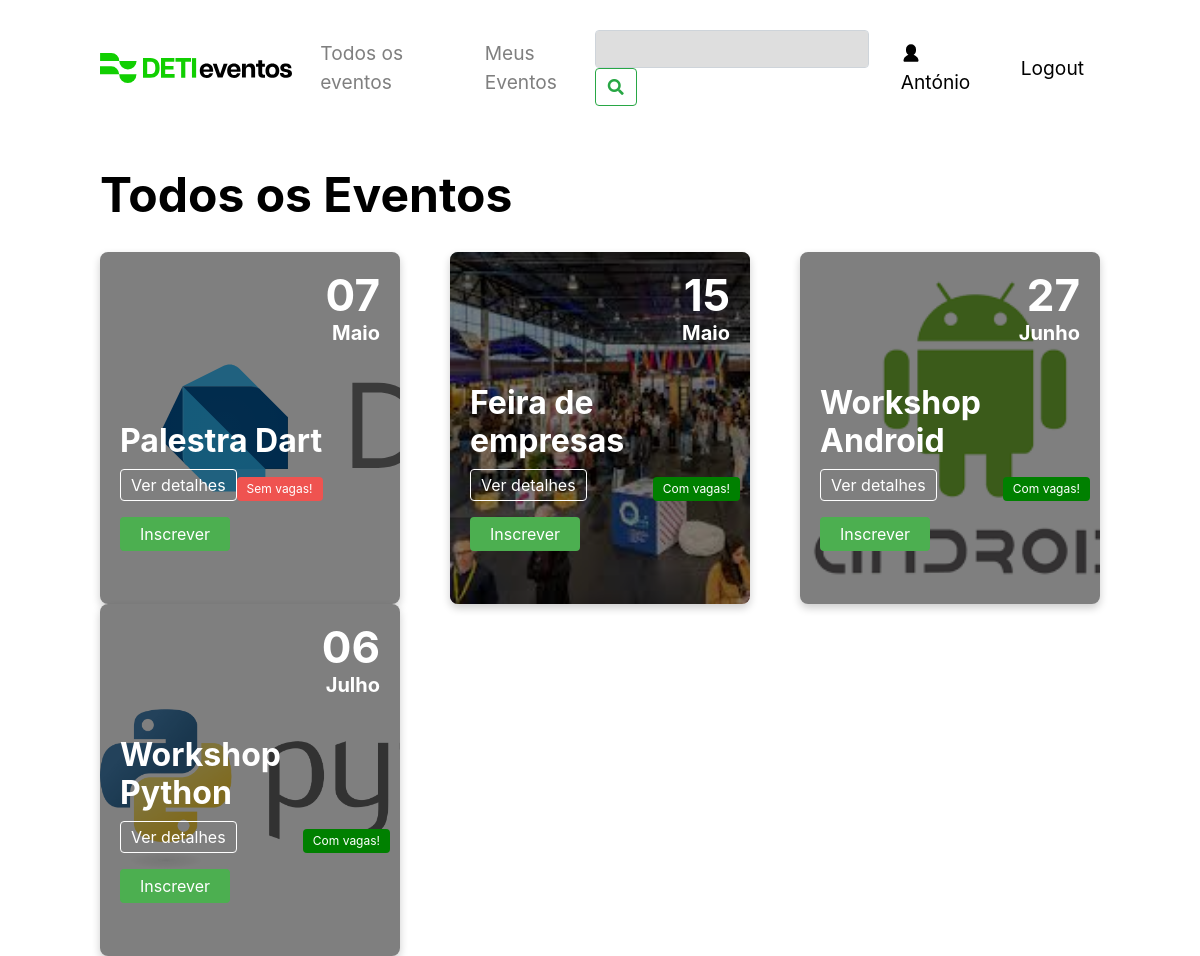
/todos_os_eventos (signed in), run on an earlier commit of the app's database.
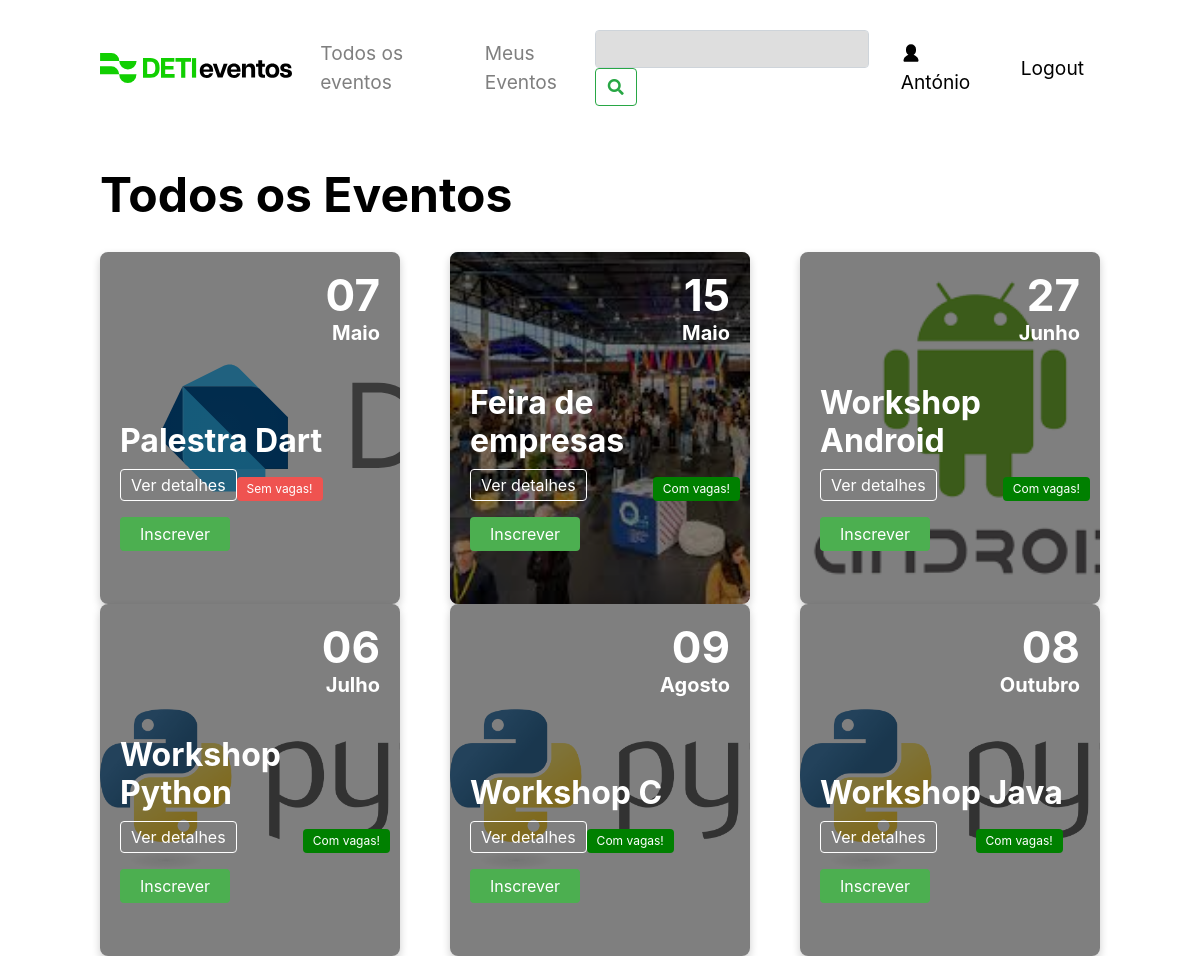
And on a later commit of the database.
### tables this page shows
CREATE TABLE events (
    id INTEGER PRIMARY KEY,
    name TEXT NOT NULL,
    description TEXT NOT NULL,
    location TEXT NOT NULL,
    image TEXT,
    date DATE,
    user_id INTEGER,           
    colaborator TEXT , 
    vagas INTEGER,
    lotacao INTEGER,
    preco INTEGER,
    esgotado boolean DEFAULT 0,
    FOREIGN KEY(user_id) REFERENCES users(id)
    );

### DETI_EVENTOS_CODIGO/app.py (the view)
@app.route('/todos_os_eventos')
def todos_os_eventos():
    user_id = get_user_id(session.get('user_email'))
    print(user_id)
    if 'user_email' not in session:
        return redirect(url_for('login'))
    events = get_events()
    converted_events = []
    for event in events:
        converted_event = list(event)
        converted_event[5] = datetime.strptime(event[5], '%Y-%m-%d').date()
        converted_events.append(tuple(converted_event))
    converted_events.sort(key=lambda x: x[5])
    is_admin = 'user_email' in session and session.get('user_email') == "admin@gmail.com"
    name  = session.get('user_name')
    if name is  not None:
        user = True
    event = get_events()
    return render_template('todos_os_eventos.html', events=converted_events, is_admin=is_admin, user=user, name=name, event=event)

### DETI_EVENTOS_CODIGO/app.py (called while the page is built)
@app.template_filter('formatdate')
def format_date(value, format='%d-%B'):
    if value is None:
        return ""
    month_names = {
        'January': 'Janeiro', 'February': 'Fevereiro', 'March': 'Março',
        'April': 'Abril', 'May': 'Maio', 'June': 'Junho',
        'July': 'Julho', 'August': 'Agosto', 'September': 'Setembro',
        'October': 'Outubro', 'November': 'Novembro', 'December': 'Dezembro'
    }
    formatted_date = value.strftime(format)
    for eng, pt in month_names.items():
        formatted_date = formatted_date.replace(eng, pt)
    return formatted_date

### DETI_EVENTOS_CODIGO/models.py (called while the page is built)
def get_user_id(email):
    connection = sqlite3.connect('data.db', check_same_thread=False)
    cursor = connection.cursor()
    cursor.execute("SELECT id FROM users WHERE email = ?", (email,))
    user_id = cursor.fetchall()
    if len(user_id) == 0:
        return None
    return user_id[0][0]

def get_events():
    connection = sqlite3.connect('data.db', check_same_thread=False)
    cursor = connection.cursor()
    try:
        cursor.execute("SELECT * FROM events")
        results = cursor.fetchall()
        return results
    except Exception as e:
        print(e)
        return None

### DETI_EVENTOS_CODIGO/templates/todos_os_eventos.html (shortened to what this page needs)
<!DOCTYPE html>
<html lang="en">
<head>
  <link rel="stylesheet" href="https://cdnjs.cloudflare.com/ajax/libs/font-awesome/5.15.1/css/all.min.css">
  <link rel="stylesheet" href="https://stackpath.bootstrapcdn.com/bootstrap/4.3.1/css/bootstrap.min.css">
  <link rel="stylesheet" href="/static/css/navbar_style.css">
  <link rel="stylesheet" href="/static/css/todos_eventos.css">
  <link rel="stylesheet" href="/static/css/pop_up.css">
  <link rel="stylesheet" href="https://cdnjs.cloudflare.com/ajax/libs/font-awesome/5.15.3/css/all.min.css">
</head>
<body>
  <nav class="navbar_style navbar navbar-expand-lg navbar-light bg-light">
    <a href="/">
      <img src="/static/images/DETI.svg" alt="DETI Logo">
    </a>
    <div class="collapse navbar-collapse" id="navbarNav">
      <ul class="navbar-nav">
        <li class="nav-item">
          <a class="nav-link navbar_style_links" href="/todos_os_eventos">Todos os eventos</a>
        </li>
        <li class="nav-item">
          <a class="nav-link navbar_style_links" href="/meus_eventos">Meus Eventos</a>
        </li>
      </ul>
      <form class="form-inline ml-auto" action="/search" method="get">
        <input class="form-control mr-sm-2 navbar_style_search" type="text" placeholder="" name="q"
          aria-label="Campo_Pesquisa">
        <button class="btn btn-outline-success my-2 my-sm-0" type="submit"><i class="fas fa-search"
            aria-label="Botao_Pesquisar"></i></button>
      </form>
        {% if user %}
        <a class="nav-link ml-2 navbar_style_login" href="/meus_eventos">
        <img class="login-icon" src="static/images/user_icon.svg" alt="User Icon">
        {{ name }}
        {% endif %}
      </a>
      <a class="nav-link ml-2 navbar_style_login" href="/logout">
        Logout
      </a>
    </div>
  </nav>
 <div class="events-header">
  <h1>Todos os Eventos</h1>
</div>
<div class="event-card-container">
  {% for event in events %}
  <div class="event-card" style="background-image: url('{{event[4]}}'); background-size: cover;">
    <div class="event-content">
      <div class="event-day">{{ event[5]|formatdate('%d') }}</div>
      <div class="event-month">{{ event[5]|formatdate('%B') }}</div>
    </div>
    <div class="event-info">
      <h2 class="event-title">{{event[1]}}</h2>
      <div class="event-details">
        <p class="event-details-btn">Ver detalhes</p>
        {% if event[11]%}
        <p class="event-status-btn"> Sem vagas!</p>
        {% endif %}
        {% if not event[11]%}
        <p class="event-status-btn-verde"> Com vagas!</p>
        {% endif %}
      </div>
      {% if not is_admin %}
      <form method="POST" action="/inscrever/{{ event[0] }}">
          <button type="submit" class="inscrever-button">Inscrever</button>
      </form>
      {% endif %}
    </div>
  </div>
  {% endfor %}
</body>
</html>

What changed in the data, as far as the page shows it:
added events: image (picture), event "09", event "Agosto", name "Workshop C", esgotado "Com vagas!"
added events: image (picture), event "08", event "Outubro", name "Workshop Java", esgotado "Com vagas!"
